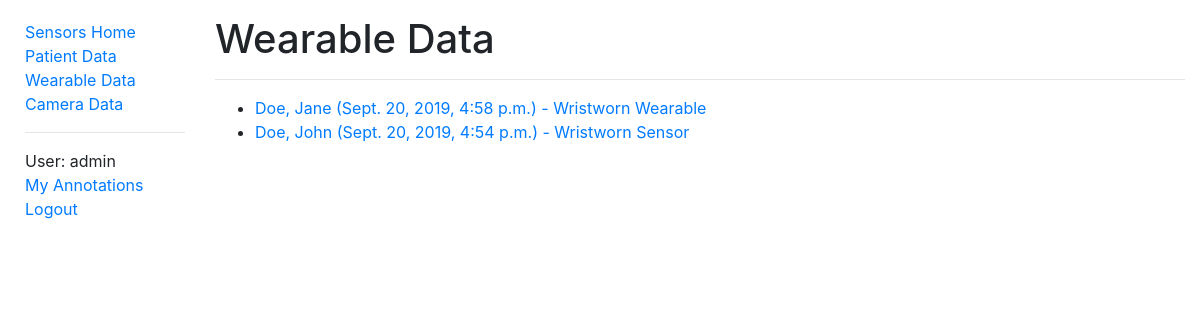
Screenshot of /sensors/wearabledata/ (signed in) with the database file from the repository.
### sensors/models.py (models this page shows, shortened)
class WearableData(models.Model):
    id = models.UUIDField(primary_key=True, default=uuid.uuid4, help_text='Unique ID for this wearable data')
    patient = models.ForeignKey('PatientData', on_delete=models.CASCADE, null=True, related_name='wearables')
    filename = models.FileField(upload_to='wearable/')
    time = models.DateTimeField(help_text='Session date & time')
    note = models.CharField(max_length=500, help_text='Note regarding wearable data')
    class Meta:
        ordering = ['patient', '-time']
        permissions = (("can_alter_wearabledata", "Can create or edit wearable data entries."),)
    def get_absolute_url(self):
        return reverse('wearabledata-detail', args=[str(self.id)])

class PatientData(models.Model):
    id = models.AutoField(primary_key=True)
    first_name = models.CharField(max_length=50, help_text='Patient first name')
    last_name = models.CharField(max_length=50, help_text='Patient last name')
    date_of_birth = models.DateField()
    notes = models.CharField(max_length=500, help_text='Notes regarding patient')
    class Meta:
        ordering = ['last_name']
        permissions = (("can_alter_patientdata", "Can create or edit patient data entries."),)
    def __str__(self):
        return f'{self.last_name}, {self.first_name}'

### sensors/views.py (the view)
# urls.py: path('wearabledata/', views.WearableDataListView.as_view(), name='wearabledata'),
class WearableDataListView(LoginRequiredMixin, generic.ListView):
    model = WearableData
    paginate_by = 10

### sensors/context_processors.py (called while the page is built)
def extra_context(request):
    return {'media_url': settings.MEDIA_URL}

### sensors/templates/sensors/wearabledata_list.html
{% extends "base.html" %}
{% block content %}
  <div class="titleText">
    <h1>Wearable Data</h1>
  </div>
  <hr>
  <ul>
    {% for wearabledata in wearabledata_list %}
      <li>
        <a href="{{ wearabledata.get_absolute_url }}">
          {{ wearabledata.patient }} ({{ wearabledata.time }}) - {{ wearabledata.note }}
        </a>
      </li>
    {% empty %}
      <p>There are no wearable data in the database.</p>
    {% endfor %}
  </ul>
{% endblock %}

### sensors/templates/base.html (shortened to what this page needs)
<!DOCTYPE html>
<html xmlns="http://www.w3.org/1999/xhtml" lang="en-GB" xml:lang="en-GB">
<head>
  <link rel="stylesheet"
        href="https://stackpath.bootstrapcdn.com/bootstrap/4.1.3/css/bootstrap.min.css"
>
  {% load static %}
  <link rel="stylesheet"
        href="{% static 'css/styles.css' %}">
</head>
<body>
<div class="container-fluid">
  <div class="row">
    <div class="col-sm-2">
      {% block sidebar %}
        <ul class="sidebar-nav">
          <li><a href="{% url 'index' %}">Sensors Home</a></li>
          {% if user.is_authenticated %}
            <li><a href="{% url 'patientdata' %}">Patient Data</a></li>
            <li><a href="{% url 'wearabledata' %}">Wearable Data</a></li>
            <li><a href="{% url 'cameradata' %}">Camera Data</a></li>
            <hr>
            <li>User: {{ user.get_username }}</li>
            <li><a href="{% url 'my-annotations' %}">My Annotations</a></li>
            <li><a href="{% url 'logout'%}?next={{request.path}}">Logout</a></li>
          {% else %}
            <li><a href="{% url 'login'%}?next={{request.path}}">Login</a></li>
          {% endif %}
        </ul>
      {% endblock %}
    </div>
    <div class="col-sm-10" style=margin-top:15px;padding:10">
      {% block content %}{% endblock %}
    </div>
  </div>
</div>
<div class="footer" style="margin-top:30px;padding:30px">
</div>
</body>
</html>

### sensors/static/css/styles.css (style rules this page uses)
.sidebar-nav { margin-top: 20px; margin-left: 10px; padding: 0; list-style: none; }
.titleText { position: relative; }

### rows the page displays
WearableData: patient "Doe, Jane", time "Sept. 20, 2019, 4:58 p.m.", note "Wristworn Wearable"
WearableData: patient "Doe, John", time "Sept. 20, 2019, 4:54 p.m.", note "Wristworn Sensor"

### other values shown
{{ user.get_username }} "admin"
